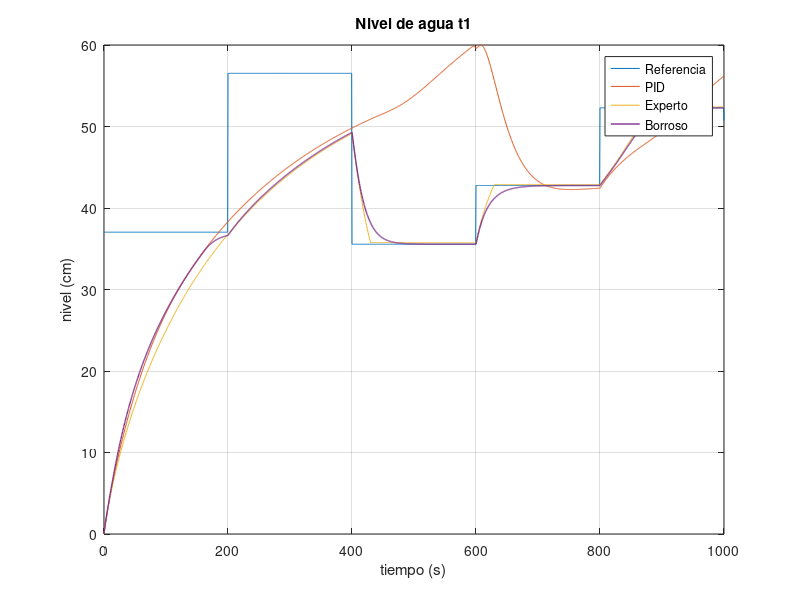
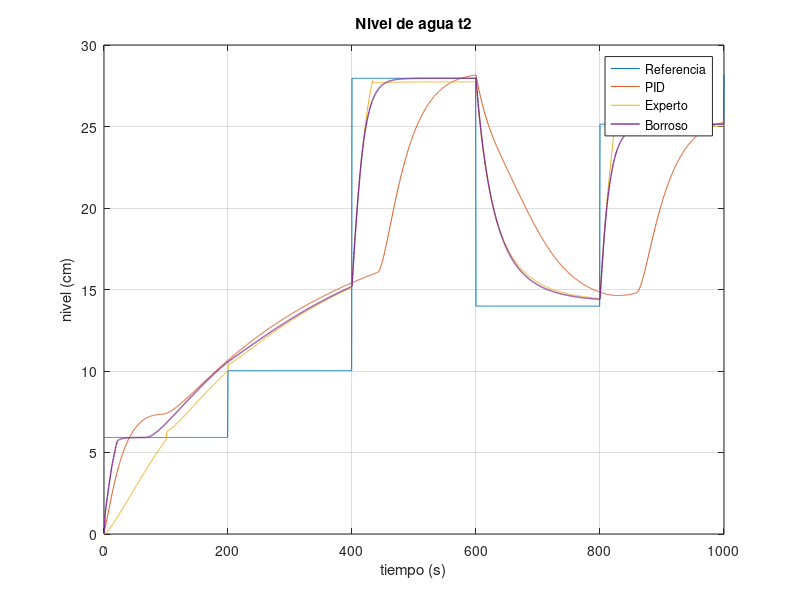
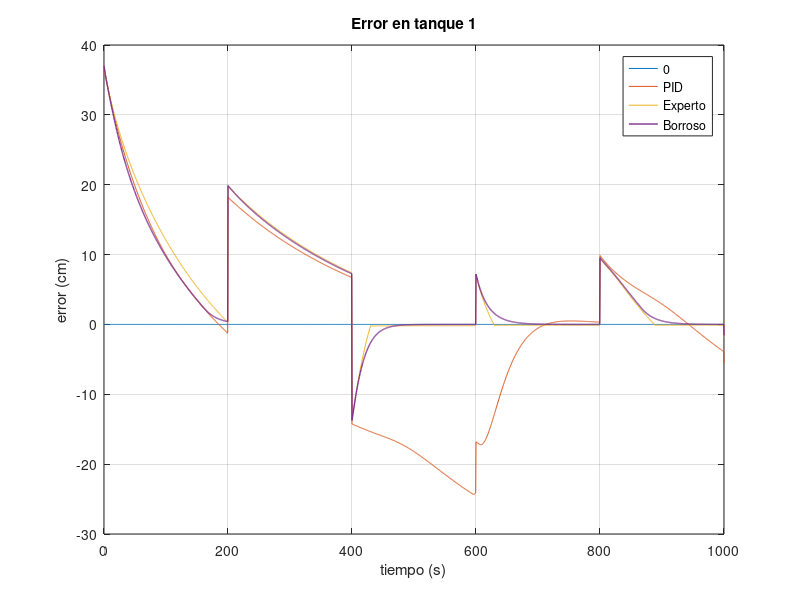
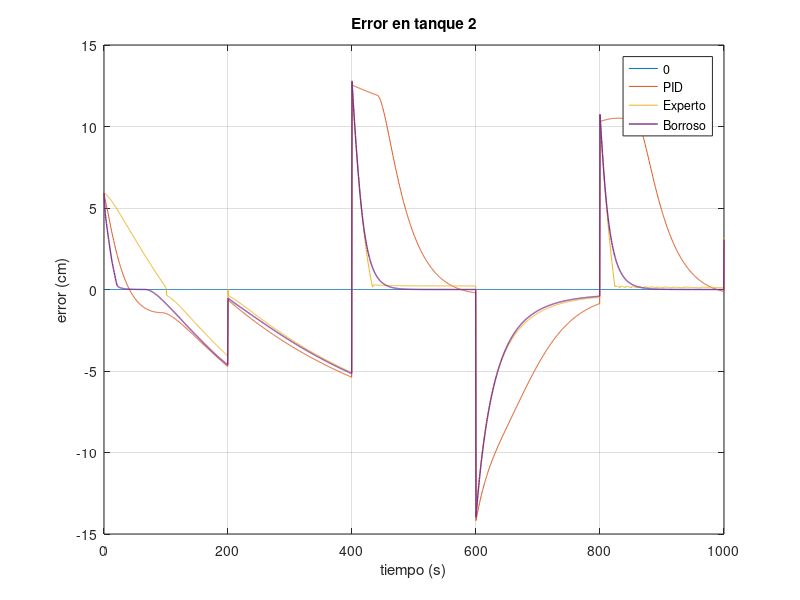

Recreate these plots in MATLAB, in order.

clear all;

resized = [680, 458, 280, 210];

% Alturas
altura_pid = load("altura_pid.mat", "altura");
altura_pid = altura_pid.("altura");

altura_expert = load("altura_expert.mat", "altura");
altura_expert = altura_expert.("altura");

altura_fuzzy = load("altura_fuzzy.mat", "altura");
altura_fuzzy = altura_fuzzy.("altura");

figure(1)
plot(altura_pid(1,:), altura_pid(2,:)*100, altura_pid(1,:), altura_pid(4,:)*100, altura_expert(1,:), altura_expert(4,:)*100, ...
    altura_fuzzy(1,:), altura_fuzzy(4,:)*100, 'linewidth', 1);
grid on;
xlabel('tiempo (s)');
ylabel('nivel (cm)');
legend('Referencia', 'PID', 'Experto', 'Borroso');
title('Nivel de agua t1');
set(gcf, 'Position', resized);

figure(2)
plot(altura_pid(1,:), altura_pid(3,:)*100, altura_pid(1,:), altura_pid(6,:)*100, altura_expert(1,:), altura_expert(6,:)*100, ...
    altura_fuzzy(1,:), altura_fuzzy(6,:)*100, 'linewidth', 1);
grid on;
xlabel('tiempo (s)');
ylabel('nivel (cm)');
legend('Referencia', 'PID', 'Experto', 'Borroso');
title('Nivel de agua t2');
set(gcf, 'Position', resized);

% Errores

error_pid = load("error_pid.mat", "error");
error_pid = error_pid.("error");

error_expert = load("error_expert.mat", "error");
error_expert = error_expert.("error");

error_fuzzy = load("error_fuzzy.mat", "error");
error_fuzzy = error_fuzzy.("error");

figure(3)
plot(error_pid(1,:), zeros(size(error_pid(1,:))), error_pid(1,:), error_pid(2,:)*100, error_expert(1,:), error_expert(2,:)*100, ...
    error_fuzzy(1,:), error_fuzzy(2,:)*100, 'linewidth', 1);
grid on;
xlabel('tiempo (s)');
ylabel('error (cm)');
legend('0', 'PID', 'Experto', 'Borroso');
title('Error en tanque 1');
set(gcf, 'Position', resized);

figure(4)
plot(error_pid(1,:), zeros(size(error_pid(1,:))), error_pid(1,:), error_pid(3,:)*100, error_expert(1,:), error_expert(3,:)*100, ...
    error_fuzzy(1,:), error_fuzzy(3,:)*100, 'linewidth', 1);
grid on;
xlabel('tiempo (s)');
ylabel('error (cm)');
legend('0', 'PID', 'Experto', 'Borroso');
title('Error en tanque 2');
set(gcf, 'Position', resized);

% Flujos
flujo_pid = load("flujo_pid.mat", "flujo");
flujo_pid = flujo_pid.("flujo");

flujo_expert = load("flujo_expert.mat", "flujo");
flujo_expert = flujo_expert.("flujo");

flujo_fuzzy = load("flujo_fuzzy.mat", "flujo");
flujo_fuzzy = flujo_fuzzy.("flujo");

figure(5)
plot(flujo_pid(1,:), flujo_pid(2,:)*1000, flujo_expert(1,:), flujo_expert(2,:)*1000, ...
    flujo_fuzzy(1,:), flujo_fuzzy(2,:)*1000, 'linewidth', 1);
grid on;
xlabel('tiempo (s)');
ylabel('flujo (mL/s)');
legend('PID', 'Experto', 'Borroso');
title('Flujo en bomba 1');
set(gcf, 'Position', resized);

figure(6)
plot(flujo_pid(1,:), flujo_pid(3,:)*1000, flujo_expert(1,:), flujo_expert(3,:)*1000, ...
    flujo_fuzzy(1,:), flujo_fuzzy(3,:)*1000, 'linewidth', 1);
grid on;
xlabel('tiempo (s)');
ylabel('flujo (mL/s)');
legend('PID', 'Experto', 'Borroso');
title('Flujo en bomba 2');
set(gcf, 'Position', resized);
